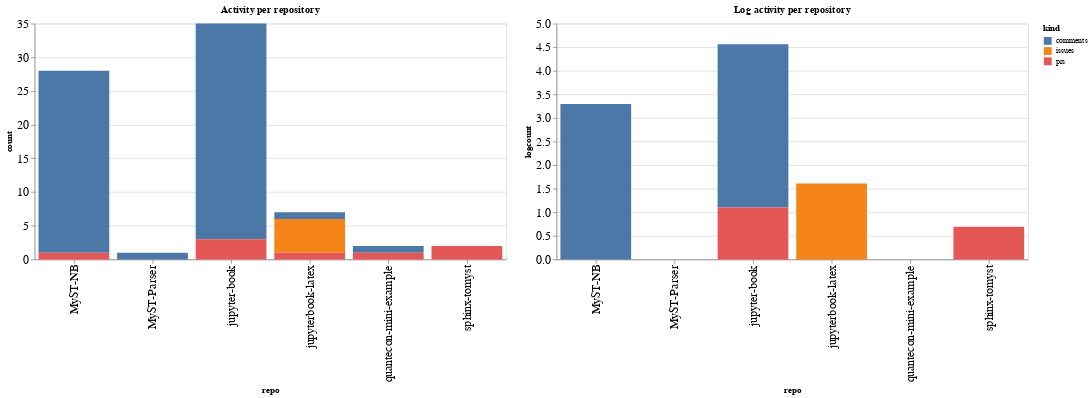

The cell this chart's notebook holds for it:
### Code cell
ch1 = alt.Chart(repo_summaries, width=600, title="Activity per repository").mark_bar().encode(
    x='repo',
    y='count',
    color='kind',
    tooltip="kind"
)

ch2 = alt.Chart(repo_summaries, width=600, title="Log activity per repository").mark_bar().encode(
    x='repo',
    y='logcount',
    color='kind',
    tooltip="kind"
)

ch1 | ch2

### Figure 1 — Vega-Lite specification as saved in the notebook (floating-point values rounded to 4 significant figures)
{"config": {"axisLeft": {"labelFontSize": 15}, "axisBottom": {"labelFontSize": 15}}, "hconcat": [{"mark": "bar", "encoding": {"color": {"type": "nominal", "field": "kind"}, "tooltip": {"type": "nominal", "field": "kind"}, "x": {"type": "nominal", "field": "repo"}, "y": {"type": "quantitative", "field": "count"}}, "title": "Activity per repository", "width": 600}, {"mark": "bar", "encoding": {"color": {"type": "nominal", "field": "kind"}, "tooltip": {"type": "nominal", "field": "kind"}, "x": {"type": "nominal", "field": "repo"}, "y": {"type": "quantitative", "field": "logcount"}}, "title": "Log activity per repository", "width": 600}], "data": {"name": "data-df08836298637eb90066679f3dd85777"}, "$schema": "https://vega.github.io/schema/vega-lite/v4.8.1.json", "datasets": {"data-df08836298637eb90066679f3dd85777": [{"repo": "MyST-NB", "kind": "comments", "count": 27, "logcount": 3.296}, {"repo": "MyST-NB", "kind": "prs", "count": 1, "logcount": 0.0}, {"repo": "MyST-Parser", "kind": "comments", "count": 1, "logcount": 0.0}, {"repo": "jupyter-book", "kind": "comments", "count": 32, "logcount": 3.466}, {"repo": "jupyter-book", "kind": "prs", "count": 3, "logcount": 1.099}, {"repo": "jupyterbook-latex", "kind": "comments", "count": 1, "logcount": 0.0}, {"repo": "jupyterbook-latex", "kind": "issues", "count": 5, "logcount": 1.609}, {"repo": "jupyterbook-latex", "kind": "prs", "count": 1, "logcount": 0.0}, {"repo": "quantecon-mini-example", "kind": "comments", "count": 1, "logcount": 0.0}, {"repo": "quantecon-mini-example", "kind": "prs", "count": 1, "logcount": 0.0}, {"repo": "sphinx-tomyst", "kind": "prs", "count": 2, "logcount": 0.6931}]}}
